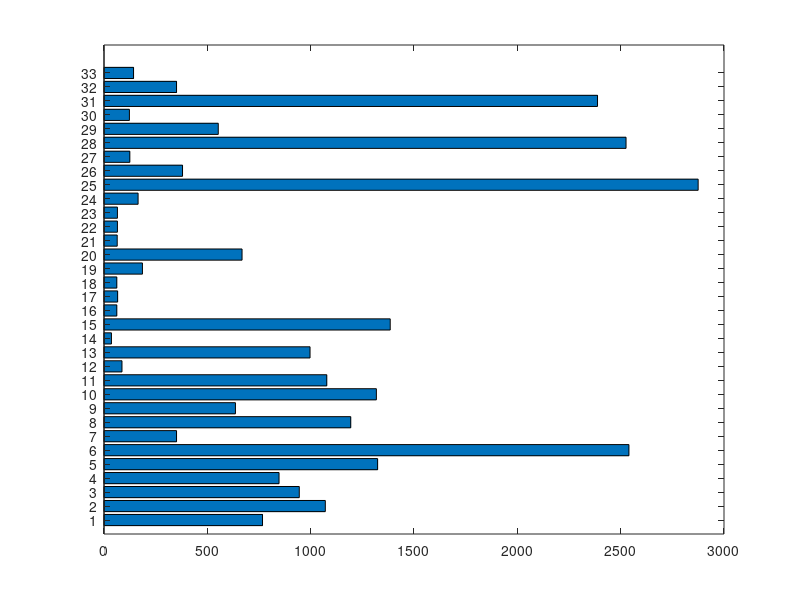

MATLAB code for this plot: (Note: this script raises an error after producing the figure.)
load('solStats')

barh(obs.clInstrument)
set(gca, 'ytick', 1:length(instrumentNames));
set(gca, 'yticklabels', instrumentNames);

barh(obs.clFamily)
set(gca, 'ytick', 1:length(familyNames));
set(gca, 'yticklabels', familyNames);

barh(obs.clMode)
set(gca, 'ytick', 1:length(modeNames));
set(gca, 'yticklabels', modeNames);

[obs.clmodeFamily, ind] = sort(obs.clmodeFamily);
barh(obs.clmodeFamily)
set(gca, 'ytick', 1:length(modeFamilyNames));
set(gca, 'yticklabels', modeFamilyNames(ind));
set(gca,'xscale','log')

selector = [16:21 ceil(length(modeFamilyNames)/2-2:length(modeFamilyNames)/2+2) length(modeFamilyNames)-5:length(modeFamilyNames)];
barh(obs.clmodeFamily(selector))
obs.clmodeFamily(selector)
set(gca, 'ytick', 1:length(modeFamilyNames(selector)));
set(gca, 'yticklabels', modeFamilyNames(ind(selector)));
set(gca,'xscale','log')



